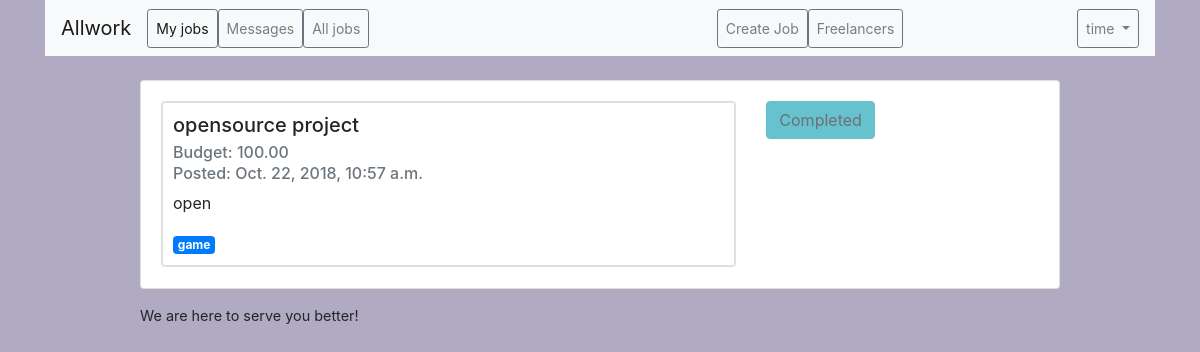
The page /jobs/3 (signed in) on the database its author committed.
### user/models.py (models this page shows, shortened)
class User(AbstractBaseUser,PermissionsMixin):
    email=models.EmailField(unique=True)#邮箱，唯一属性
    username=models.CharField(max_length=100,unique=True)
    first_name=models.CharField(max_length=100,blank=True,null=True)
    last_name=models.CharField(max_length=100,blank=True,null=True)
    profile_photo = models.ImageField(upload_to='pic_folder',default='pic_folder/default.jpg')
    profile=models.TextField(null=True,blank=True)
    skills=TaggableManager(blank=True)
    is_owner= models.BooleanField('project_owner status',default=False)
    is_freelancer=models.BooleanField('freelancer status',default=False)
    date_created=models.DateTimeField(auto_now_add=True)
    date_modified=models.DateTimeField(auto_now=True)
    is_admin=models.BooleanField(default=False)
    is_superuser = models.BooleanField(default=False)
    is_staff=models.BooleanField(default=False)
    is_active = models.BooleanField(default=True)
    objects=UserManager()
    USERNAME_FIELD = 'username'  # 描述用户模型上用作唯一标识符的字段名称的字符串。
    REQUIRED_FIELDS = ['email', 'first_name', 'last_name']  # 通过createsuperuser管理命令创建用户时将提示的字段名称列表。
    class Meta:
        verbose_name="user"
        verbose_name_plural="users"

### jobs/models.py (models this page shows, shortened)
class Job(models.Model):
    owner = models.ForeignKey('user.User', on_delete=models.CASCADE, related_name='job_owner')
    freelancer = models.ForeignKey('user.User', null=True, blank=True, on_delete=models.CASCADE,
                                   related_name="job_freelancer")
    job_title = models.CharField(max_length=300)
    job_description = models.TextField()
    price = models.DecimalField(max_digits=8,decimal_places=2)
    tags = TaggableManager()
    date_created = models.DateTimeField(auto_now_add=True)
    date_modified = models.DateTimeField(auto_now=True)
    document = models.FileField(upload_to='attachements', blank=True, null=True)
    ACTIVE = 'active'
    WORKING = 'working'
    ENDED = 'ended'
    CHOICES = (
        (ACTIVE, 'active'),
        (WORKING, 'working'),
        (ENDED, 'ended'),
    )
    status = models.CharField(max_length=9,choices=CHOICES,default=ACTIVE)
    class Meta:
        verbose_name = 'job'
        verbose_name_plural = 'jobs'
        unique_together = ('owner', 'date_created')

### jobs/views.py (the view)
# urls.py: path('<int:pk>', JobDetailView.as_view(), name='job_detail'),
@method_decorator([login_required], name='dispatch')
class JobDetailView(DetailView):
    model = Job
    template_name = 'jobs/job_detail.html'
    context_object_name = 'job'
    def get_context_data(self, **kwargs):
        context = super().get_context_data(**kwargs)
        job_id = self.kwargs.get('pk')
        job = Job.objects.get(pk=job_id)
        if job.owner != self.request.user and self.request.user in job.freelancers:
            context['current_proposal'] = JobProposal.objects.get(
                job__pk=job_id,
                freelancer=self.request.user
            )
        return context

### jobs/templates/jobs/job_detail.html (shortened to what this page needs)
{% extends 'base.html' %}
{% block content %}
    <div class="row" style="position: relative;">
        <div class="col-md-8 col-sm-8">
            <div class="card">
                <div style="padding: 10px" class="card">
                    <h5 class="card-title">{{ job.job_title }}</h5>
                    <h6 class="card-subtitle mb-2 text-muted">Budget: {{ job.price }}</h6>
                    <h6 class="card-subtitle mb-2 text-muted">Posted: {{ job.date_created }}</h6>
                    <p class="card-text">{{ job.job_description }}</p>
                    <div style="position: relative;">
                        {% for tag in job.tags.all %}
                            <span class="badge badge-primary">{{ tag }}</span>
                        {% endfor %}
                    </div>
                </div>
            </div>
        </div>
        <div class="col-md-4 col-sm-4">
            {% if job.status != 'ended' %}
                {% if user != job.owner %}
                    <h5>About the client</h5>
                    <span class="badge badge-light">{{ job.owner.username }}</span><br/><br/>
                    {% if user == job.freelancer %}
                        <a type="button" class="btn btn-info disabled">Accepted</a><br/>
                    {% else %}
                        {% if job.status != 'active' or user == job.owner %}
                            <a type="button" class="btn btn-success disabled">Apply</a><br/>
                        {% else %}
                            {% if user in job.freelancers %}
                                <a type="button" class="btn btn-info disabled">Applied</a><br/>
                            {% else %}
                                <a type="button" href="{% url 'jobs:job_apply' job.pk %}" class="btn ">Apply</a><br/>
                            {% endif %}
                        {% endif %}
                    {% endif %}
                {% else %}
                    <a type="button" href="{% url 'jobs:job_close' job.pk %}" class="btn btn-warning">Close project</a><br/>
                {% endif %}
                <span class="badge badge-secondary">{{ job.status }}</span>
            {% else %}
                <a type="button" class="btn btn-info disabled">Completed</a><br/>
            {% endif %}
        </div>
    </div>
    <div class="row">
        <div class="col-md-12 col-sm-12">
        </div>
    </div>
{% endblock %}

### templates/base.html (shortened to what this page needs)
{% load static %}
<!DOCTYPE html>
<html lang="en">
<head>
    <link rel="stylesheet" href="https://maxcdn.bootstrapcdn.com/bootstrap/4.0.0/css/bootstrap.min.css">
    <link rel="stylesheet" href="https://cdnjs.cloudflare.com/ajax/libs/font-awesome/4.7.0/css/font-awesome.min.css">
    <link rel="stylesheet" type="text/css" href="{% static 'css/fontello.css' %}" />
    <link rel="stylesheet" type="text/css" href="{% static 'css/app.css' %}" />
    {% if user.is_authenticated and user.is_owner %}
      <link rel="stylesheet" type="text/css" href="{% static 'css/owners.css' %}">
    {% else %}
      <link rel="stylesheet" type="text/css" href="{% static 'css/freelancers.css' %}">
    {% endif %}
</head>
<body>
    <div class="container">
        <nav class="navbar navbar-expand-lg navbar-light bg-light">
            <a class="navbar-brand" href="{% url 'home' %}" >Allwork</a>
            {% if user.is_authenticated %}
                <div class="collapse navbar-collapse" id="navbarNavDropdown">
                    <ul class="navbar-nav">
                        <li class="nav-item active">
                            <a class="nav-link btn btn-sm btn-outline-secondary float-right" href="{% url 'user:job_profile' user.username %}" >My jobs </a>
                        </li>
                        <li>
                            <a  href="{% url 'direct_messages:list_message' %}" class=" nav-link  btn btn-sm btn-outline-secondary float-right" type="button">Messages</a>
                        </li>
                        <li>
                            <a  href="{% url 'jobs:job_list' %}" class=" nav-link  btn btn-sm btn-outline-secondary float-right" type="button">All jobs</a>
                        </li>
                    </ul>
                </div>
            {% else %}
                <a href="{% url 'user:login' %}" class="btn btn-outline-success" role="button">Log in</a>
                <a href="{% url 'user:signup' %}" class="btn btn-outline-success" role="button">Sign up</a>
            {% endif %}
            {% if user.is_authenticated and user.is_owner %}
            <div class="collapse navbar-collapse justify-content-end" id="navbarCollapse">
                <ul class="navbar-nav">
                        <li class="nav-item">
                            <a href="{% url 'jobs:job_add'  %}" class="nav-link  btn btn-sm btn-outline-secondary float-right" type="button">Create Job</a>
                        </li>
                        <li class="nav-item">
                            <a href="{% url 'user:list_freelancer'%}" class="nav-link  btn btn-sm btn-outline-secondary float-right" type="button">Freelancers</a>
                        </li>
                </ul>
            </div>
            {% endif %}
            {% if user.is_authenticated %}
                <div class="collapse navbar-collapse justify-content-end" id="navbarCollapse">
                    <ul class="navbar-nav">
                        <li class="nav-item dropdown">
                        <a class="nav-link dropdown-toggle btn btn-sm btn-outline-secondary float-right" href="#" id="navbarDropdownMenuLink" data-toggle="dropdown" aria-haspopup="true" aria-expanded="false">
                            {{ user.username }}
                        </a>
                        </li>
                    </ul>
                </div>
            {% endif %}
        </nav>
    </div>
    <div class="container my-4">
        <div class="row justify-content-center">
            <div class="col-md-10 col-sm-12">
                <div class="card mb-3">
                    <div class="card-body">
                        {% block content %}
                        {% endblock %}
                    </div >
                </div>
                <footer>
                    We are here to serve you better!
                </footer>
            </div>
        </div>
    </div>
</body>
</html>

### static/css/app.css (style rules this page uses)
footer { font-size: .9rem; }

### user/static/css/owners.css (style rules this page uses)
body { background-color: #b0aac2; }

### rows shown on the page
User: username "time"
Job: job_title "opensource project", price "100.00", date_created "Oct. 22, 2018, 10:57 a.m.", job_description "open"
Tag: name "game"
